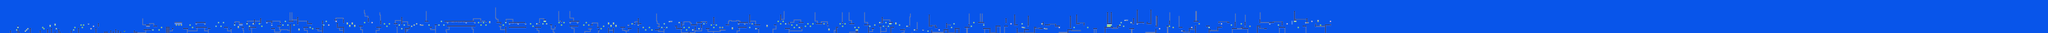

The image is a tile-based game level rendered from a .tmx file. Its description and source (layers, tilesets, objects; grid data summarised) follow:
An orthogonal 1654x27 tile map with 16x16 px tiles, 2 tile layers (SP, ...), 2 tilesets.

<map version="1.10" tiledversion="1.10.2" orientation="orthogonal" renderorder="right-down" width="1654" height="27" tilewidth="16" tileheight="16" infinite="0" nextlayerid="6" nextobjectid="10">
 <editorsettings>
  <chunksize width="16" height="27" />
  <export target="test4.csv" format="csv" />
 </editorsettings>
 <tileset firstgid="1" name="famidash" tilewidth="16" tileheight="16" tilecount="256" columns="16">
  <image source="../../GRAPHICS/famidash.bmp" width="256" height="256" />
 </tileset>
 <tileset firstgid="257" name="sprites" tilewidth="16" tileheight="16" tilecount="256" columns="16">
  <image source="../../GRAPHICS/sprites.png" width="256" height="256" />
 </tileset>
 <layer id="1" width="1654" height="27">
  <data>[44658 cells, 44658 non-empty, 31 distinct tile ids]</data>
 </layer>
 <layer id="2" name="SP" width="1654" height="27">
  <data>[44658 cells, 296 non-empty, 30 distinct tile ids]</data>
 </layer>
</map>
